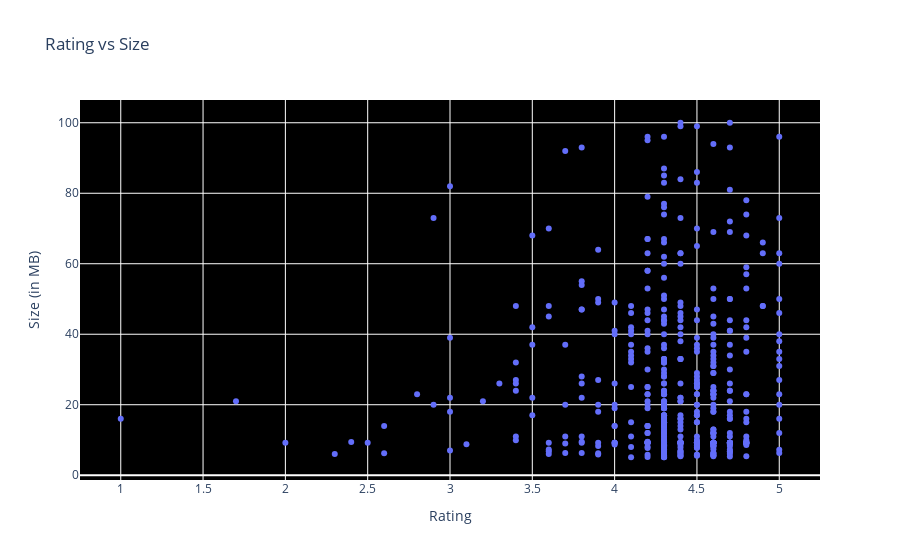

Here is the notebook cell this chart was saved with:
### Markdown cell above
### Sizes of paid apps

### Code cell
temp_df = df[df.Type == 'Paid']
temp_df = temp_df[temp_df.App_Size > 5]
#type_groups = df.groupby('Type')

data = [{
    #'x': type_groups.get_group(t)['Rating'],
    'x' : temp_df['Rating'],
    'type':'scatter',
    'y' : temp_df['App_Size'],
    #'name' : t,
    'mode' : 'markers',
    #'showlegend': True,
    'text' : df['App_Size'],
    } for t in set(temp_df.Type)]


layout = {'title':"Rating vs Size",
          'xaxis': {'title' : 'Rating'},
          'yaxis' : {'title' : 'Size (in MB)'},
         'plot_bgcolor': 'rgb(0,0,0)'}

plotly.offline.iplot({'data': data, 'layout': layout})

### Figure 1 — Plotly figure (JSON) as saved in the notebook; plotly's stock layout.template omitted (floating-point values rounded to 4 significant figures; data arrays with more than 128 entries replaced by an {"elided": "..."} marker saying what was removed)
{"data": [{"mode": "markers", "text": {"elided": "9659 float values"}, "x": {"elided": "505 float values"}, "y": {"elided": "505 float values"}, "type": "scatter"}], "layout": {"plot_bgcolor": "rgb(0,0,0)", "title": {"text": "Rating vs Size"}, "xaxis": {"title": {"text": "Rating"}}, "yaxis": {"title": {"text": "Size (in MB)"}}}}
